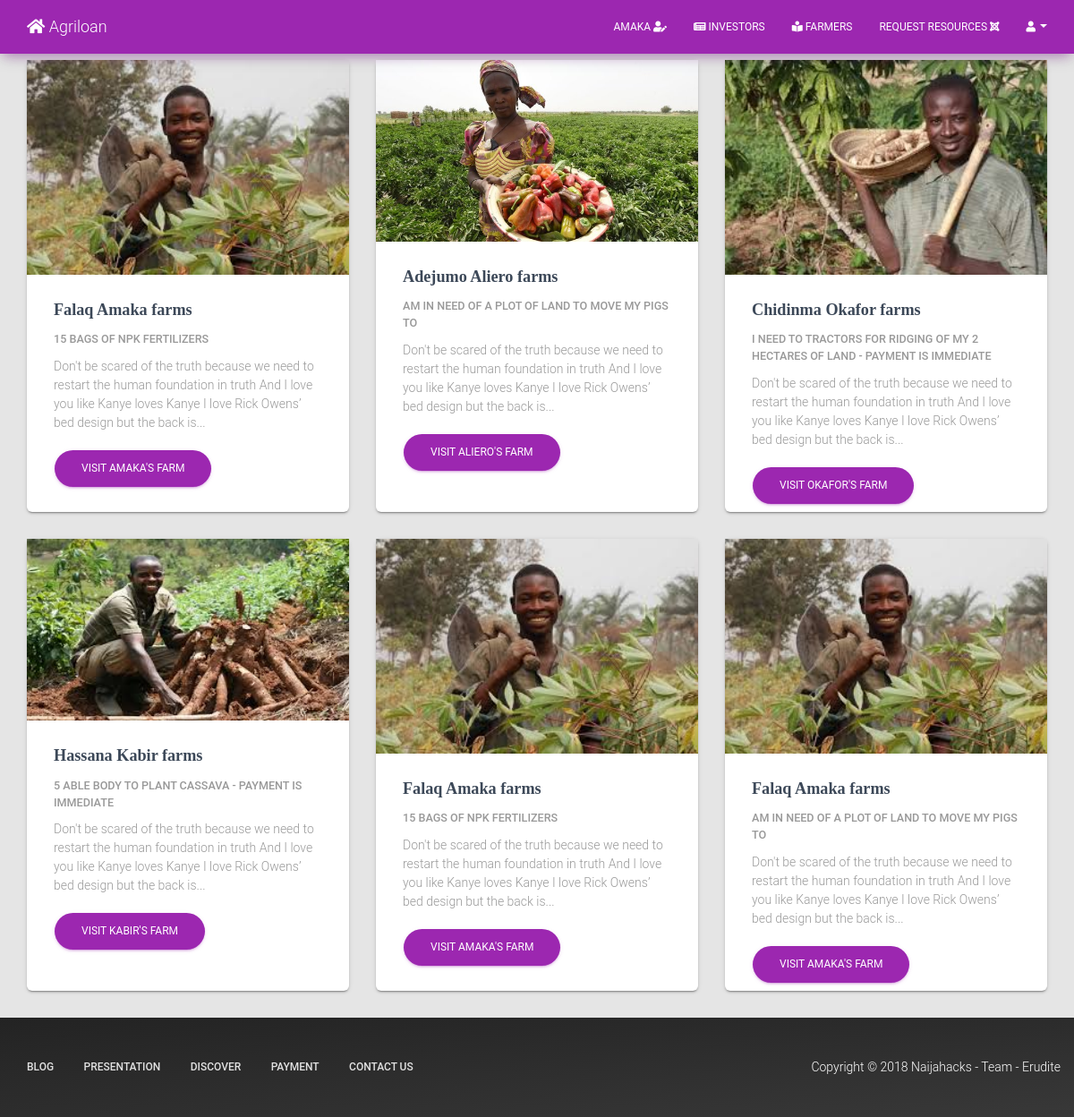
/index.php (signed in), run on the app's committed database.
### tables this page shows
CREATE TABLE `users` (
  `firstName` varchar(255) NOT NULL,
  `lastname` varchar(255) NOT NULL,
  `email` varchar(255) NOT NULL,
  `password` varchar(255) NOT NULL,
  `category` varchar(10) NOT NULL,
  `date` varchar(255) NOT NULL,
  `id` int(255) NOT NULL,
  `contact` varchar(100) NOT NULL,
  `image` varchar(100) DEFAULT NULL
);

CREATE TABLE `farmer` (
  `id` int(100) NOT NULL,
  `userId` int(100) NOT NULL,
  `product` varchar(500) NOT NULL,
  `location` varchar(500) NOT NULL,
  `size` varchar(500) NOT NULL,
  `age` varchar(100) NOT NULL,
  `date` varchar(100) NOT NULL,
  `resources` varchar(500) NOT NULL,
  `collateral` varchar(500) NOT NULL,
  `duration` int(100) NOT NULL
);

### includes/header.php (called while the page is built, shortened)
<?php
      require_once 'includes/databaseConfig.php';
      require_once 'includes/classes/Account.php';
      require_once 'includes/classes/Request.php';
      $account = new Account($con);
      $request = new Request($con);
      require_once 'includes/navMenu.php';
     ?>

### includes/classes/Account.php (called while the page is built, shortened)
<?php
   class Account {
      private $con;
      function __construct($con)  {
         $this->con = $con;
      }
         public function userDetails($email) {
            $sql = "SELECT * FROM users WHERE email='$email'";
            $query = mysqli_query($this->con, $sql);
            while ($row = mysqli_fetch_array($query)) {
              return $row;
            }
         }
}
 ?>

### includes/classes/Request.php (called while the page is built, shortened)
<?php
   class Request
   {
      private $con;
      function __construct($con)
      {
         $this->con = $con;
      }
      public function fetchRequests()
      {
         $requestArray = [];
         $idArray = $this->fetchRequestId();
         foreach ($idArray as $requestId) {
            array_push($requestArray, $this->fetchRequestDetails($requestId));
         }
         return $requestArray;
      }
       public function fetchRequestId()
      {
         $idArray = [];
         $sql = "SELECT id FROM farmer LIMIT 6";
         $query = mysqli_query($this->con, $sql);
         while ($row = mysqli_fetch_array($query)) {
            array_push($idArray, $row['id']);
         }
         return $idArray;
      }
      public function fetchRequestDetails($requestId){
         $sql = "SELECT farmer.id, farmer.userId, farmer.date, farmer.product, farmer.location, farmer.size, farmer.age, farmer.resources, farmer.collateral, farmer.duration, users.firstName, users.image,users.lastname, users.contact, users.email, users.category
                   FROM farmer
                    INNER JOIN users ON farmer.userId= users.id
                        WHERE farmer.id='$requestId'";
         $query = mysqli_query($this->con, $sql);
         $query = mysqli_fetch_array($query);
         return $query;
      }
}
 ?>

### index.php (the view, shortened to what this page needs)
<?php
  require_once 'includes/header.php';
  $requestArray = $request->fetchRequests();
?>
	<div class="container">
		<div class="row">
<div class="col-sm-12 topMargin8"></div>
	<?php
		foreach ($requestArray as $row) {
		$requestId = $row['id'];?>
			 <div class="col-md-4">
          <div class="card card-image" style="height: 505px" >
            <div class="card-avatar">
              <a href="#">
									<img class="img" src="assets/images/<?php echo $row['image'] ?>.jpeg">
								</a>
            </div>
            <div class="card-content">
              <h4 class="card-title">  <?php echo $row['firstName'] . " " . $row['lastname']. " farms"; ?></h4>
              <h6 class="category"> <?php echo $row['resources']?></h6>
              <p class="card-description">
                Don't be scared of the truth because we need to restart the human foundation in truth And I love you like Kanye loves Kanye I love Rick Owens’ bed design but the back is...
              </p>
              <a class="btn btn-round btn-primary" href="request.php?id=<?php echo $requestId ?>">visit <?php echo $row["lastname"] . "'s farm"; ?></a>
            </div>
          </div>
        </div>
	  <?php };?>
  </div>
</div>
<?php
require_once 'includes/footer.php';
?>

### includes/navMenu.php (shortened to what this page needs)
<?php
   if (isset($_SESSION['email'])) {
   $email =  $_SESSION['email'];
   $userDetails = $account->userDetails($email);
   $userId = $userDetails['id'];
   }else{
    $userDetails = "";
   }
?>
<!doctype html>
<html lang="en">
<head>
   <link rel="stylesheet" href="https://maxcdn.bootstrapcdn.com/font-awesome/latest/css/font-awesome.min.css" />
   <link href="assets/css/bootstrap.min.css" rel="stylesheet" />
   <link href="assets/css/material-kit.css?v=1.2.1" rel="stylesheet"/>
   <link href="assets/css/custom.css" rel="stylesheet"/>
   <link href="assets/css/grid.css" rel="stylesheet"/>
   <link rel="stylesheet" href="https://use.fontawesome.com/releases/v5.3.1/css/all.css">
</head>
<body id="home" class="index-page">
  <nav class="navbar navbar-default navbar-primary navbar-fixed-top" id="sectionsNav">
      <div class="container">
         <div class="navbar-header">
            <a class="navbar-brand" href="index.html">
               <i class="fas fa-home"></i> Agriloan
            </a>
         </div>
         <div class="collapse navbar-collapse">
            <ul class="nav navbar-nav navbar-right">
               <?php if ($userDetails) { ?>
               <li>
                  <a href="#>"><?php echo $userDetails['lastname']; ?>
                     <i class="fas fa-user-edit"></i>
                  </a>
               </li>
               <?php  }; ?>
               <li>
                  <a href="investor.php">
                     <i class="fas fa-newspaper"></i>  Investors
                  </a>
               </li>
               <li>
                  <a href="index.php">
                  <i class="fas fa-book-reader"></i> Farmers</a>
               </li>
               <li>
                  <a href="request_resources.php?id=<?php echo $userId ?>">Request resources <i class="fab fa-joomla"></i></a>
               </li>
               <li class="dropdown">
                  <a href="#" class="dropdown-toggle" data-toggle="dropdown">
                     <i class="fas fa-user"></i>
                     <b class="caret"></b>
                  </a>
               </li>
            </ul>
         </div>
      </div>
   </nav>

### assets/css/custom.css (style rules this page uses)
* { box-sizing: border-box; }
html,body { margin: 0; padding: 0; }

### data on the page
users: lastname "AMAKA"
farmer: userId.image (picture), userId.firstName "Falaq", userId.lastname "Amaka", resources "15 BAGS OF NPK FERTILIZERS", userId.lastname "AMAKA"
farmer: userId.image (picture), userId.firstName "Adejumo", userId.lastname "Aliero", resources "AM IN NEED OF A PLOT OF LAND TO MOVE MY PIGS TO", userId.lastname "ALIERO"
farmer: userId.image (picture), userId.firstName "Chidinma", userId.lastname "Okafor", resources "I NEED TO TRACTORS FOR RIDGING OF MY 2 HECTARES OF LAND - PAYMENT IS IMMEDIATE", userId.lastname "OKAFOR"
farmer: userId.image (picture), userId.firstName "Hassana", userId.lastname "Kabir", resources "5 ABLE BODY TO PLANT CASSAVA - PAYMENT IS IMMEDIATE", userId.lastname "KABIR"
farmer: userId.image (picture), userId.firstName "Falaq", userId.lastname "Amaka", resources "15 BAGS OF NPK FERTILIZERS", userId.lastname "AMAKA"
farmer: userId.image (picture), userId.firstName "Falaq", userId.lastname "Amaka", resources "AM IN NEED OF A PLOT OF LAND TO MOVE MY PIGS TO", userId.lastname "AMAKA"
